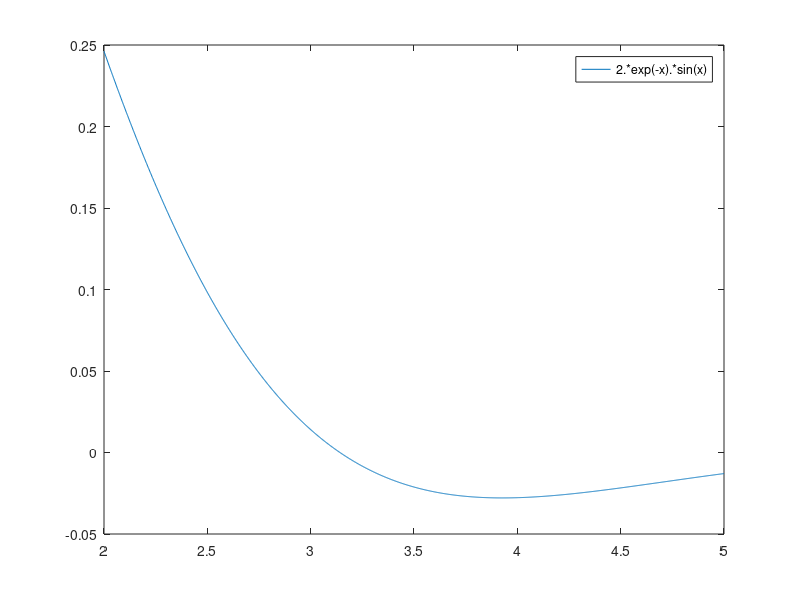

Write the MATLAB code that produced this figure. (Note: this script raises an error after producing the figure.)
function ex_fminbnd

fn='2*exp(-x)*sin(x)';      %function for min
fplot(fn,[2,5])
xmin=fminbnd(fn,2,5)           %search over range 2<x<5
ymin=find_ymin(xmin)

%to see a maximun in the function
figure;
fplot(fn,[0,3])

%fminbnd estimates minimuns. However, we can estimate the max of the
%negative of the function:
%function for the max. Note the minus sign
fn='-2*exp(-x)*sin(x)';      %function for min
figure;
fplot(fn,[0,3])
xmax=fminbnd(fn,0,3,optimset('Display','iter'))           %search over range 0<x<3
ymax=find_ymax(xmax)

function y=find_ymin(x)
y=2*exp(-x)*sin(x);

function y=find_ymax(x)
y=2*exp(-x)*sin(x);